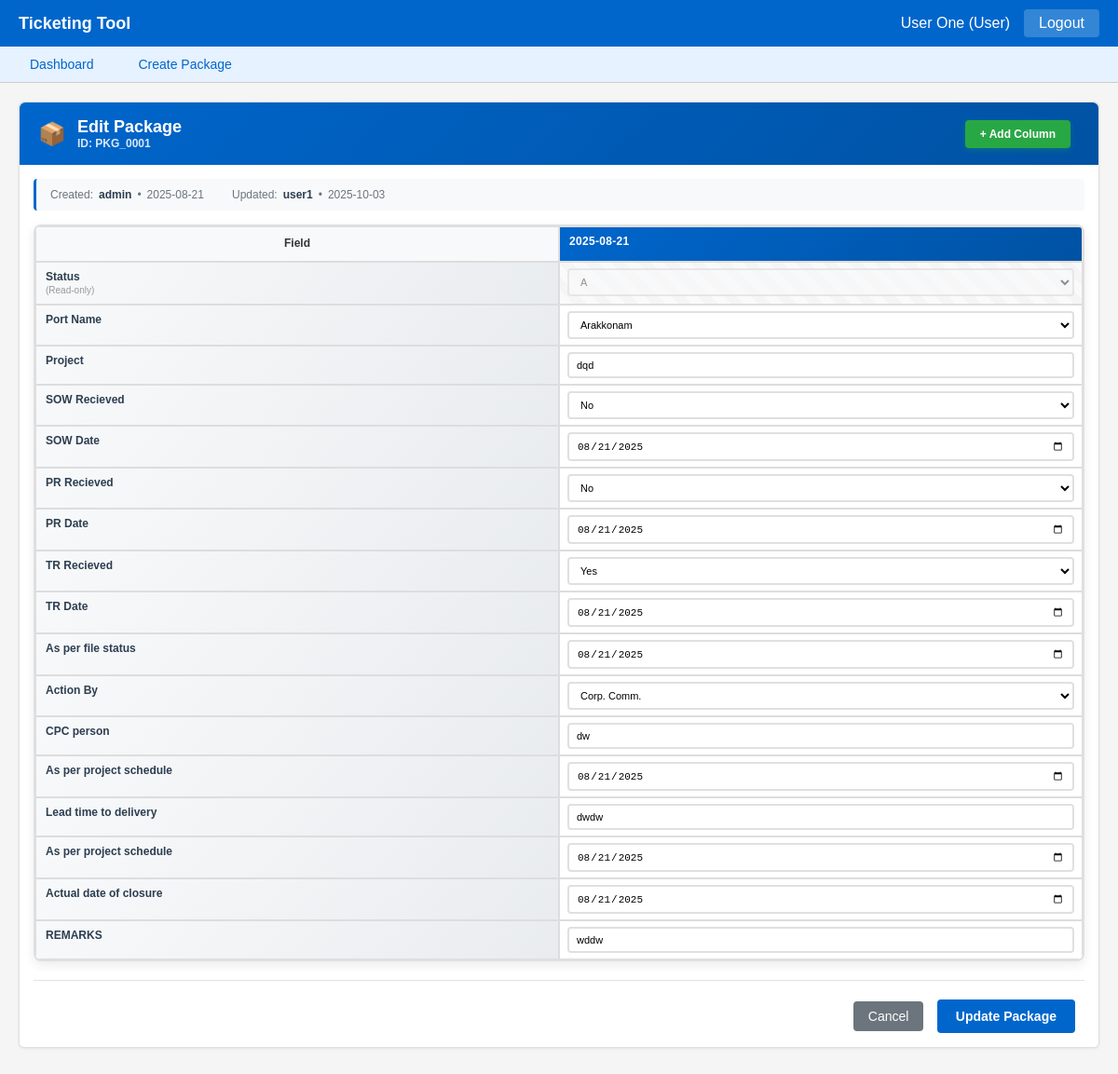
The page /packages/PKG_0001/edit (signed in) on the database as committed earlier.
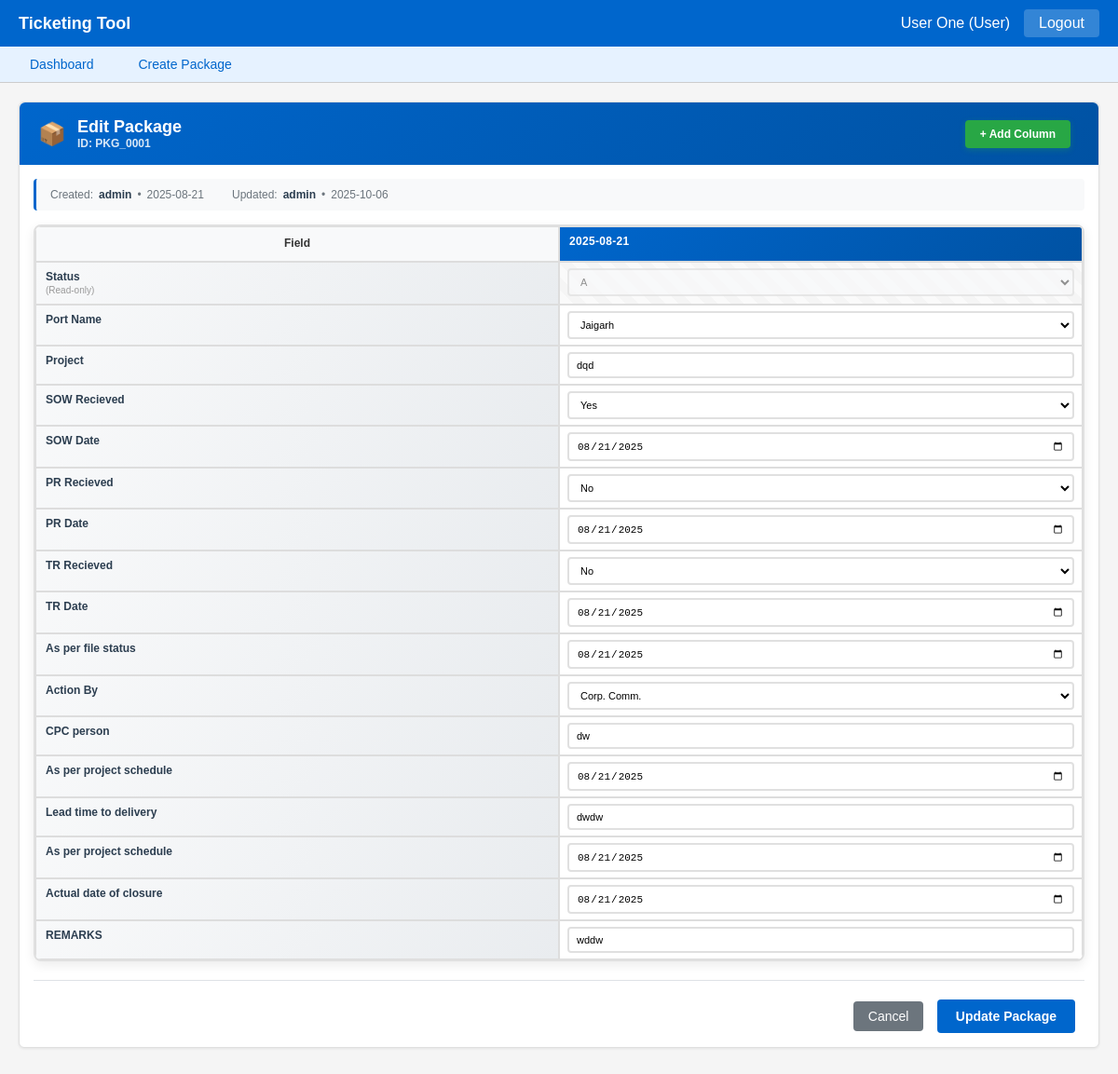
The same page on the database as committed later.
### models.py (models this page shows, shortened)
class Package(db.Model):
    __tablename__ = 'packages'
    id = db.Column(db.String(50), primary_key=True)
    created_by = db.Column(db.String(50), nullable=False)
    created_at = db.Column(db.DateTime, default=datetime.utcnow)
    updated_by = db.Column(db.String(50))
    updated_at = db.Column(db.DateTime)
    assigned_users = db.Column(db.Text)  # Store as JSON string
    gantt_columns = db.Column(db.Text)  # Store as JSON string
    data_timeline = db.Column(db.Text)  # Store as JSON string
    data = db.Column(db.Text)  # Store as JSON string (legacy)
    user_permissions = db.Column(db.Text)
    def get_assigned_users(self):
        return json.loads(self.assigned_users) if self.assigned_users else []
    def get_gantt_columns(self):
        return json.loads(self.gantt_columns) if self.gantt_columns else []
    def get_data_timeline(self):
        return json.loads(self.data_timeline) if self.data_timeline else {}
    def get_data(self):
        return json.loads(self.data) if self.data else {}
    def get_user_permissions(self):
        return json.loads(self.user_permissions) if self.user_permissions else {}

class FieldConfig(db.Model):
    __tablename__ = 'field_configs'
    field_name = db.Column(db.String(100), primary_key=True)
    field_type = db.Column(db.String(50), nullable=False)
    label = db.Column(db.String(100), nullable=False)
    editable = db.Column(db.Boolean, default=True)
    options = db.Column(db.Text)  # Store as JSON string
    permissions = db.Column(db.Text)  # Store as JSON string
    def get_options(self):
        return json.loads(self.options) if self.options else []
    def get_permissions(self):
        return json.loads(self.permissions) if self.permissions else {}

### main.py (the view, shortened to what this page needs)
@app.route('/packages/<package_id>/edit', methods=['GET', 'POST'])
@login_required
def edit_package(package_id):
    package = db.session.get(Package, package_id)
    if not package:
        flash('Package not found')
        return redirect(url_for('dashboard'))
    user = db.session.get(User, session['username'])
    user_role = user.role
    username = session['username']
    can_edit, reason = can_user_perform_package_action(username, user_role, package, 'update')
    if not can_edit:
        flash(f'Access denied: {reason}')
        return redirect(url_for('dashboard'))
    config = {'fields': get_all_field_configs()}
    gantt_columns = package.get_gantt_columns()
    data_timeline = package.get_data_timeline()
    if not gantt_columns:
        initial_date = datetime.now().strftime('%Y-%m-%d')
        gantt_columns = [initial_date]
        data_timeline = {initial_date: package.get_data()}
        package.set_gantt_columns(gantt_columns)
        package.set_data_timeline(data_timeline)
    package_data = {
        'id': package.id,
        'created_by': package.created_by,
        'created_at': package.created_at.isoformat() if package.created_at else None,
        'updated_by': package.updated_by,
        'updated_at': package.updated_at.isoformat() if package.updated_at else None,
        'assigned_users': package.get_assigned_users(),
        'user_permissions': package.get_user_permissions(),
        'gantt_columns': gantt_columns,
        'data_timeline': data_timeline,
        'data': package.get_data()
    }
    users = get_all_users()
    return render_template('edit_package.html', package=package_data, config=config, users=users)

### main.py (called while the page is built, shortened)
def get_all_users():
    users = User.query.all()
    return {u.username: {
        'password': u.password,
        'role': u.role,
        'name': u.name,
        'can_assign': u.can_assign,
        'permissions': u.get_permissions()
    } for u in users}

def get_all_field_configs():
    fields = FieldConfig.query.all()
    return {f.field_name: {
        'type': f.field_type,
        'label': f.label,
        'editable': f.editable,
        'options': f.get_options(),
        'permissions': f.get_permissions()
    } for f in fields}

def can_user_perform_package_action(username, user_role, package, action):
    if user_role == 'admin':
        return True, "Admin access"
    if username not in package.get_assigned_users():
        return False, "Not assigned to package"
    pkg_user_perms = package.get_user_permissions()
    user_pkg_perms = pkg_user_perms.get(username, {})
    action_map = {
        'read': 'can_view',
        'update': 'can_edit',
        'delete': 'can_delete'
    }
    perm_key = action_map.get(action)
    if perm_key and perm_key in user_pkg_perms:
        return user_pkg_perms[perm_key], f"Package-specific: {user_pkg_perms[perm_key]}"

### templates/edit_package.html (shortened to what the changed rows need)
{% extends "base.html" %}
{% block content %}
<div class="card">
    <div class="card-header" style="background: linear-gradient(135deg, #0066cc 0%, #0052a3 100%); color: white; padding: 16px 20px; border-radius: 6px 6px 0 0; border: none;">
        <div style="display: flex; justify-content: space-between; align-items: center;">
            <div style="display: flex; align-items: center; gap: 12px;">
                <div>
                    <h2 style="margin: 0; font-size: 18px; font-weight: 600; color: white;">Edit Package</h2>
                    <p style="margin: 0; font-size: 12px; color: rgba(255,255,255,0.85);">ID: {{ package.id }}</p>
                </div>
            </div>
        </div>
    </div>
    <div class="card-body">
        <div style="background: #f8f9fa; border-left: 3px solid #0066cc; padding: 10px 15px; margin-bottom: 15px; border-radius: 4px; display: flex; gap: 30px; align-items: center; font-size: 12px;">
            <div style="display: flex; align-items: center; gap: 6px;">
                <span style="color: #6c757d; font-weight: 500;">Created:</span>
                <strong style="color: #2c3e50;">{{ package.created_by }}</strong>
                <span style="color: #6c757d;">•</span>
                <span style="color: #6c757d;">{{ package.created_at[:10] if package.created_at else 'Unknown' }}</span>
            </div>
            {% if package.updated_at %}
            <div style="display: flex; align-items: center; gap: 6px;">
                <span style="color: #6c757d; font-weight: 500;">Updated:</span>
                <strong style="color: #2c3e50;">{{ package.updated_by }}</strong>
                <span style="color: #6c757d;">•</span>
                <span style="color: #6c757d;">{{ package.updated_at[:10] }}</span>
            </div>
            {% endif %}
        </div>
        {% if session.role == 'admin' %}
        <form method="POST" id="mainForm">
            <input type="hidden" name="action" value="update">
            <fieldset class="field-group" style="background: linear-gradient(135deg, #f8fcff 0%, #e8f4ff 100%); border: 2px solid #d6ebff; padding: 20px; margin-bottom: 25px; border-radius: 8px;">
                <legend style="color: #0066cc; font-size: 15px; font-weight: 600; padding: 0 12px; display: flex; align-items: center; gap: 8px;">
                    <span style="font-size: 18px;"></span> Assign Users & Permissions
                </legend>
                <div class="form-group" style="margin-bottom: 0;">
                    <div style="border: 2px solid #e0e0e0; padding: 12px; border-radius: 6px; background-color: white; box-shadow: inset 0 1px 3px rgba(0,0,0,0.05);">
                        {% for username, user_data in users.items() %}
                            {% if username != 'admin' %}
                            <div style="display: flex; align-items: center; margin-bottom: 8px; padding: 10px 12px; background: white; border-radius: 6px; border: 2px solid #e9ecef; transition: all 0.2s;"
                                onmouseover="this.style.borderColor='#0066cc'; this.style.boxShadow='0 2px 8px rgba(0,102,204,0.1)'; this.style.transform='translateX(2px)'"
                                onmouseout="this.style.borderColor='#e9ecef'; this.style.boxShadow='none'; this.style.transform='translateX(0)'">
                                <input type="checkbox"
                                    name="assigned_users"
                                    id="assign_{{ username }}"
                                    value="{{ username }}"
                                    {% if username in package.assigned_users %}checked{% endif %}
                                    style="margin-right: 12px; width: 18px; height: 18px; cursor: pointer; accent-color: #0066cc;">
                                <label for="assign_{{ username }}" style="margin: 0; min-width: 150px; font-weight: 600; cursor: pointer; color: #2c3e50;">
                                    <span style="color: #0066cc;">{{ user_data.name }}</span>
                                    <span style="color: #6c757d; font-size: 11px; font-weight: 400;"> @{{ username }}</span>
                                </label>
                                {% set user_pkg_perms = package.user_permissions.get(username, {}) %}
                                <div style="display: flex; gap: 15px; margin-left: auto;">
                                    <label style="margin: 0; font-weight: 500; cursor: pointer; display: flex; align-items: center; gap: 6px; padding: 4px 10px; background: #f8f9fa; border-radius: 4px; font-size: 11px; transition: all 0.2s;"
                                        onmouseover="this.style.background='#e8f4ff'"
                                        onmouseout="this.style.background='#f8f9fa'">
                                        <input type="checkbox"
                                            name="can_edit_{{ username }}"
                                            {% if user_pkg_perms.get('can_edit', False) %}checked{% endif %}
                                            style="width: 16px; height: 16px; cursor: pointer; accent-color: #28a745;">
                                        <span style="color: #2c3e50;">Edit</span>
                                    </label>
                                    <label style="margin: 0; font-weight: 500; cursor: pointer; display: flex; align-items: center; gap: 6px; padding: 4px 10px; background: #f8f9fa; border-radius: 4px; font-size: 11px; transition: all 0.2s;"
                                        onmouseover="this.style.background='#ffe8e8'"
                                        onmouseout="this.style.background='#f8f9fa'">
                                        <input type="checkbox"
                                            name="can_delete_{{ username }}"
                                            {% if user_pkg_perms.get('can_delete', False) %}checked{% endif %}
                                            style="width: 16px; height: 16px; cursor: pointer; accent-color: #dc3545;">
                                        <span style="color: #2c3e50;"> Delete</span>
                                    </label>
                                </div>
                            </div>
                            {% endif %}
                        {% endfor %}
                    <div style="margin-top: 12px; padding: 10px 12px; background: linear-gradient(135deg, #fff9e6 0%, #fff3cd 100%); border-left: 3px solid #ffc107; border-radius: 4px; font-size: 11px; color: #856404;">
                        <strong style="font-size: 12px;"> Note:</strong> Package-specific permissions override global user permissions. Leave unchecked to use global settings.
                    </div>
            </fieldset>
        {% else %}
        <form method="POST" id="mainForm">
        {% endif %}
<div class="gantt-container">
    <table class="gantt-table">
        <thead>
            <tr>
                <th class="field-label-column">Field</th>
                {% for column_date in package.gantt_columns %}
                <th class="gantt-column-header">
                    <div class="column-header-content">
                        <div class="column-date">
                            {% set date_parts = column_date.split('_') %}
                            {% if date_parts|length > 1 %}
                                <span class="date-main">{{ date_parts[0] }}</span>
                                <span class="date-time">{{ date_parts[1].replace('-', ':') }}</span>
                            {% else %}
                                <span class="date-main">{{ column_date }}</span>
                            {% endif %}
                        </div>
                    </div>
                </th>
                {% endfor %}
            </tr>
        </thead>
        <tbody>
            {% for field_name, field_config in config.fields.items() %}
            {% set is_editable = can_access_field(field_name, 'write') %}
            <tr class="gantt-row">
                <td class="field-label">
                    {{ field_config.label }}
                </td>
                {% for column_date in package.gantt_columns %}
                <td class="gantt-cell {% if not is_editable %}readonly{% endif %}">
                    {% set field_value = package.data_timeline.get(column_date, {}).get(field_name, '') %}
                    {% set form_field_name = field_name + '_' + column_date %}
                    {% if field_config.type == 'text' %}
                        {% if field_name == 'remarks' %}
                        <textarea name="{{ form_field_name }}" class="gantt-input gantt-textarea"
                                  {% if not is_editable %}readonly{% endif %}>{{ field_value }}</textarea>
                        {% else %}
                        <input type="text" name="{{ form_field_name }}" class="gantt-input "
                               value="{{ field_value }}" {% if not is_editable %}readonly{% endif %}>
                        {% endif %}
                    {% elif field_config.type == 'date' %}
                    <input type="date" name="{{ form_field_name }}" class="gantt-input"
                           value="{{ field_value }}" {% if not is_editable %}readonly{% endif %}>
                    {% elif field_config.type == 'dropdown' %}
                    <select name="{{ form_field_name }}" class="gantt-input" {% if not is_editable %}disabled{% endif %}>
                        {% for option in field_config.options %}
                        <option value="{{ option }}" {% if option == field_value %}selected{% endif %}>
                            {{ option }}
                        </option>
                        {% endfor %}
                    </select>
                    {% endif %}
                </td>
                {% endfor %}
            </tr>
            {% endfor %}
        </tbody>
    </table>
</div>
</form>
</div>
</div>
{% endblock %}

Rows that differ between the two databases and show on the page:
changed Package "PKG_0001": updated_by "user1" → "admin"
computed for FieldConfig "Port Name": value "Arakkonam" → "Jaigarh"
computed for FieldConfig "SOW Recieved": value "No" → "Yes"
computed for FieldConfig "TR Recieved": value "Yes" → "No"
Other text that changed with them:
{{ package.updated_at[:10] }}: "2025-10-03" → "2025-10-06"
